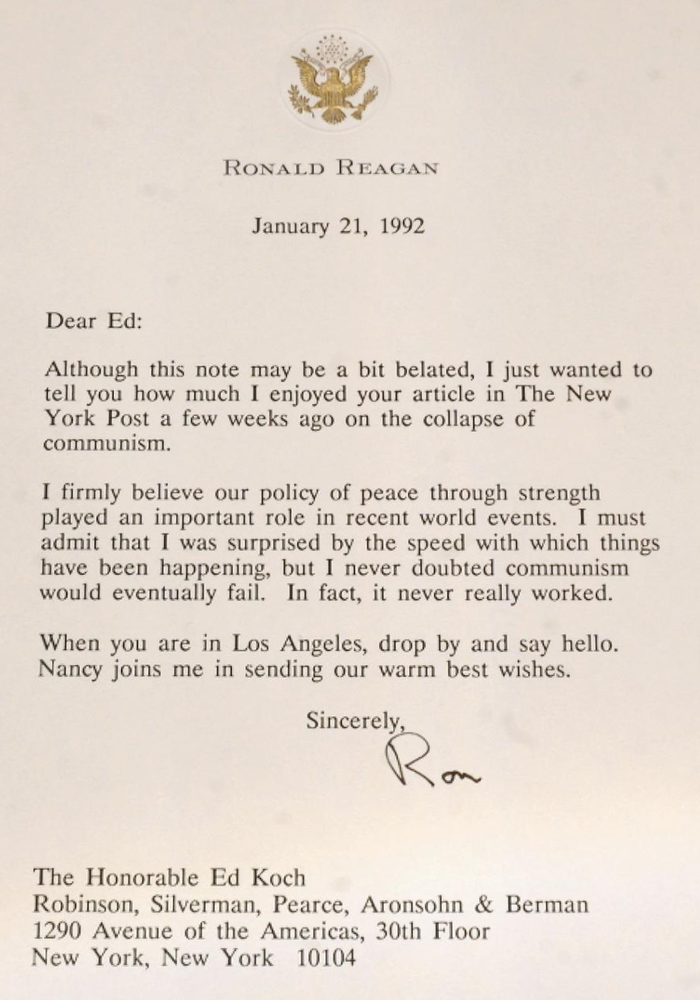
%> input picture tests/Reagan_letter2Koch.png, 700 x 1000 px, shrunk from 944 x 1349 before the run
$ octave --eval "dirty2tidy('../../tests/Reagan_letter2Koch.png');"   (GNU Octave 9; MATLAB toolbox functions it lacks are replaced by stand-ins)
%> lines starting %> are read from the running program, lines starting %| are printed output that depends on the picture; in (x1, y1, x2, y2) boxes, pixels count from 0 and x2, y2 are one past the last pixel; in counts of white or black regions, pixels touching at a corner belong together; the program's own positions count from 1
function dirty2tidy(filename)
%> called with filename = '../../tests/Reagan_letter2Koch.png'
%Get image names
if isstruct(filename) %assuming it is a struct as produced from DIR
    files=filename;
elseif isdir(filename) %if the input is a directory, get all the image files from the directory
    currentdir=pwd;
    cd (filename)
    files=[dir('*.png'); dir('*.gif'); dir('*.bmp'); dir('*.jpg')];
else %if it is a single file:
    files.name=filename;
end
%loop over all the files
for n=1:length(files)
    filename=files(n).name;
    [im,map]=imread(filename);
%> im is the input picture: size 1000x700x3 uint8; mean R, G, B 226.9, 216.4, 206.6
%> map = []
    im16=im2uint16(im);

    if(isempty(map))
        if(size(im16,3)==1)
            bin=imbinarize(im16);
        else
            gray=rgb2gray(im16);
            bin=imbinarize(gray);
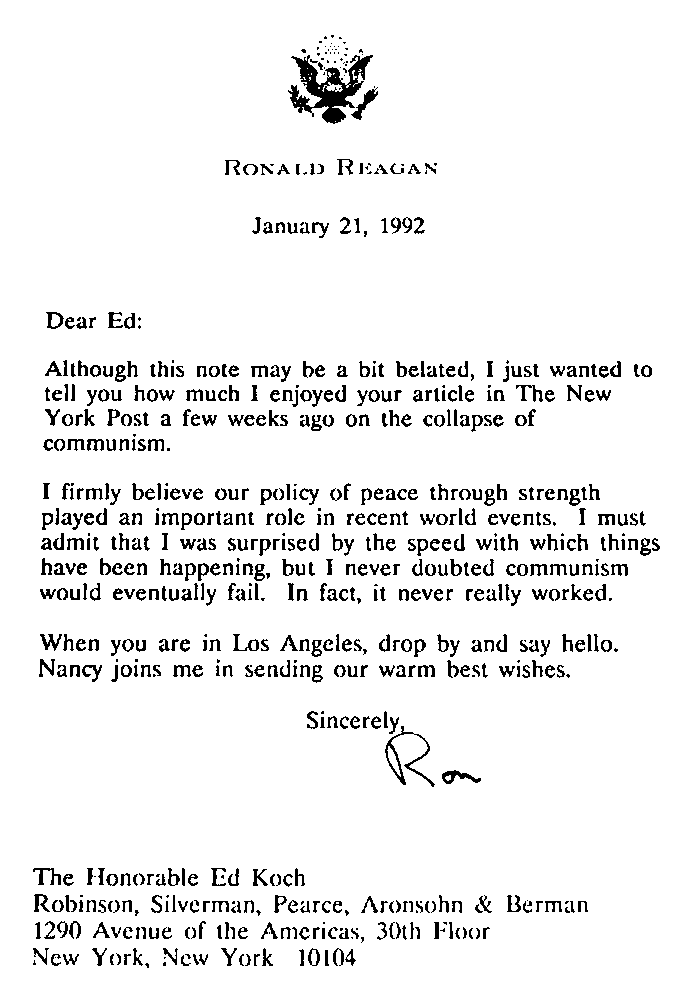
%> bin: size 1000x700 logical; 94% white; black in thin lines or dots, all inside (x1, y1, x2, y2) = (33, 35, 660, 968)
        end
    end
    bw=imcomplement(bin);
    blobAnalyzer=vision.BlobAnalysis('MaximumCount',10);
    [area, ~, roi] = step(blobAnalyzer, bw);
%> area = [181; 85; 9; 140; 56; 128; 87; 155; 79; 97]; roi = 10 rows, first 8: [34 869 28 17; 34 949 16 17; 34 961 3 5; 35 895 16 18; 36 923 6 17; 40 660 16 18; 41 590 16 10; 41 635 22 17]
    areaConstraint=area<max(area);
%> areaConstraint = [false; true; true; true; true; true; true; true; true; true]
    roi = double(roi(areaConstraint, :));
%> roi = [34 949 16 17; 34 961 3 5; 35 895 16 18; 36 923 6 17; 40 660 16 18; 41 590 16 10; 41 635 22 17; 42 539 11 12; 42 559 11 17]
    im=insertShape(im16,'filledrectangle',roi,'color','white','opacity',1);
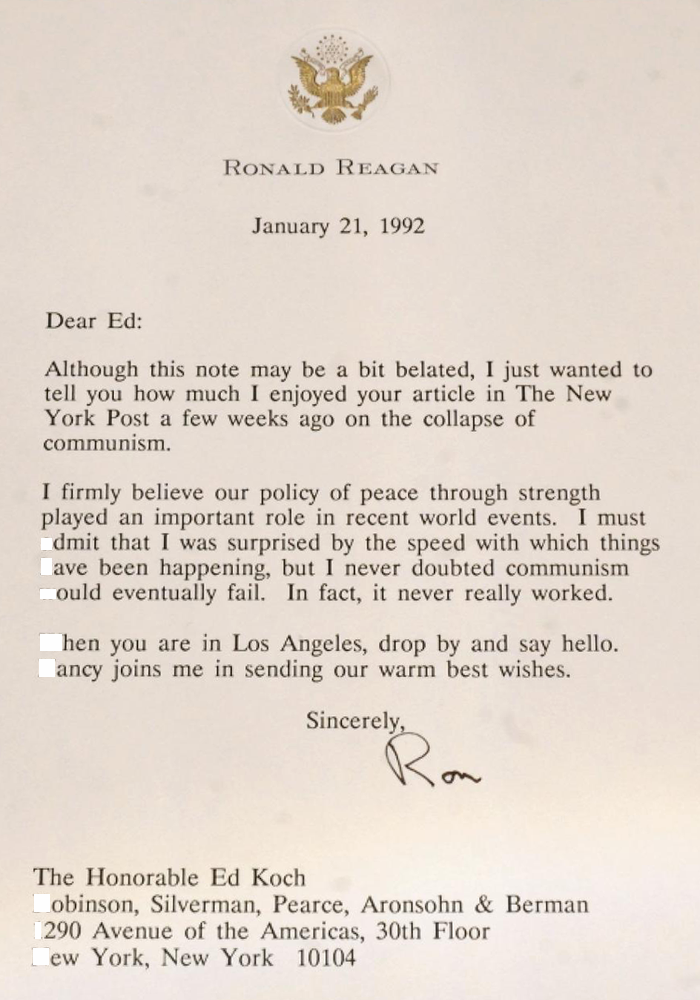
%> im: size 1000x700x3 uint16; mean R, G, B 58354.1, 55671.2, 53155.1; drawn with min black and max white
    % [15 lines of commented-out code are left out]
    im=rgb2gray(im);
%> im: size 1000x700 uint16
    im=imbinarize(im);
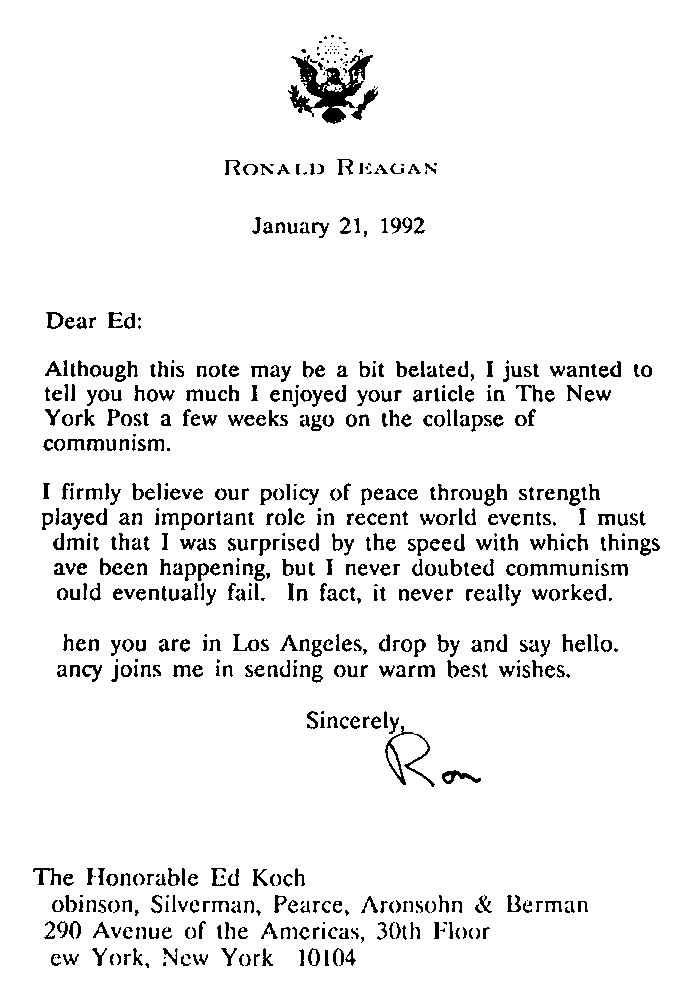
%> im: size 1000x700 logical; 94.2% white; black in thin lines or dots, all inside (x1, y1, x2, y2) = (33, 35, 660, 968)
    imwrite(im,filename)
end
%change back to calling directory, if necessary
if exist('currentdir','var')
    cd(currentdir)
end
